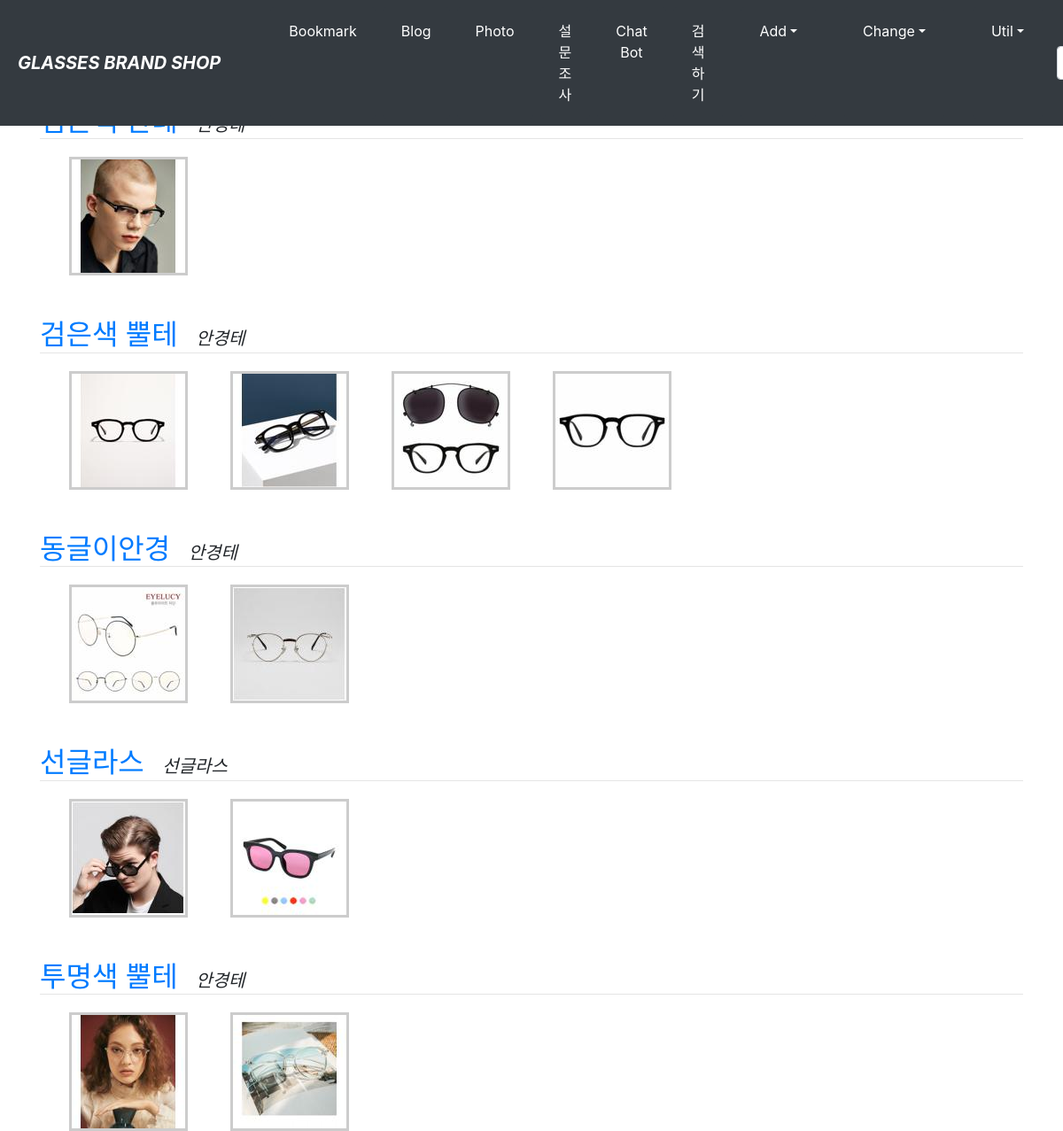
The app's page /photo/ with its own data.
### photo/models.py (models this page shows, shortened)
class Album(models.Model):
    name = models.CharField('NAME', max_length=30)
    description = models.CharField('One Line Description', max_length=100, blank=True)
    owner = models.ForeignKey('auth.User', on_delete=models.CASCADE, verbose_name='OWNER', blank=True, null=True)
    class Meta:
        ordering = ('name',)

class Photo(models.Model):
    album = models.ForeignKey(Album, on_delete=models.CASCADE)
    title = models.CharField('TITLE', max_length=30)
    description = models.TextField('Photo Description', blank=True)
    image = ThumbnailImageField('IMAGE', upload_to='photo/%Y/%m')
    upload_dt = models.DateTimeField('UPLOAD DATE', auto_now_add=True)
    owner = models.ForeignKey('auth.User', on_delete=models.CASCADE, verbose_name='OWNER', blank=True, null=True)
    class Meta:
        ordering = ('title',)
    def get_absolute_url(self):
        return reverse('photo:photo_detail', args=(self.id,))

### photo/views.py (the view)
# urls.py: path('', views.AlbumLV.as_view(), name='index'),
class AlbumLV(ListView):
    model = Album

### photo/fields.py (called while the page is built)
    def _add_thumb(self, s):
        parts = s.split('.')
        parts.insert(-1, 'thumb')
        if parts[-1].lower() not in ('jpeg', 'jpg'):
            parts[-1] = 'jpg'
        return '.'.join(parts)

    @property
    def thumb_url(self):
        return self._add_thumb(self.url)

### photo/templates/photo/album_list.html (shortened to what this page needs)
{% extends "base.html" %}
{% block content %}
    {% for item in object_list %}
    <div class="mt-5">
        <a class="h2" href="{% url 'photo:album_detail' item.id %}">
            {{ item.name }}</a>&emsp;
        <span class="font-italic h5">{{ item.description }}</span>
    </div>
    <hr style="margin: 0 0 20px 0;">
    <div class="row">
        {% for photo in item.photo_set.all|slice:":5" %}
        <div class="ml-5">
            <div class="thumbnail">
                <a href="{{ photo.get_absolute_url }}">
                    <img src="{{ photo.image.thumb_url }}" style="width: 100%;">
                </a>
            </div>
        </div>
        {% endfor %}
    </div>
    {% endfor %}
{% endblock %}

### templates/base.html (shortened to what this page needs)
<!DOCTYPE html>
<html lang="ko">
<head>
    <link rel="stylesheet" href="https://stackpath.bootstrapcdn.com/bootstrap/4.3.1/css/bootstrap.min.css">
</head>
<body style="padding-top: 70px;">
<nav class="navbar navbar-expand-lg navbar-secondary bg-dark fixed-top">
    <a class="navbar-brand mx-1 mb-0 font-weight-bold font-italic text-white" href="{% url 'home' %}">GLASSES BRAND SHOP</a>
    <div class="collapse navbar-collapse" id="navbarSupportedContent">
        <ul class="navbar-nav mx-5 mr-auto">
            <li class="nav-item mx-1 btn bg-dark">
                <a class="nav-link text-white" href="{% url 'bookmark:index' %}">Bookmark</a></li>
            <li class="nav-item mx-1 btn bg-dark">
                <a class="nav-link text-white" href="{% url 'blog:index' %}">Blog</a></li>
            <li class="nav-item mx-1 btn bg-dark">
                <a class="nav-link text-white" href="{% url 'photo:index' %}">Photo</a></li>
            <li class="nav-item mx-1 btn bg-dark">
                <a class="nav-link text-white" href="{% url 'polls:index' %}">설문조사</a></li>
            <li class="nav-item mx-1 btn bg-dark">
                <a class="nav-link text-white" href="{% url 'schedulebot' %}">Chat Bot</a></li>
            <li class="nav-item mx-1 btn bg-dark">
                <a class="nav-link text-white" href="{% url 'core:home' %}">검색하기</a></li>
            <li class="nav-item dropdown mx-3 btn bg-dark">
                <a class="nav-link dropdown-toggle text-white" href="#" data-toggle="dropdown">Add</a>
            </li>
            <li class="nav-item dropdown mx-3 btn bg-dark">
                <a class="nav-link dropdown-toggle text-white" href="#" data-toggle="dropdown">Change</a>
            </li>
            <li class="nav-item dropdown mx-3 btn bg-dark">
                <a class="nav-link dropdown-toggle text-white" href="#" data-toggle="dropdown">Util</a>
            </li>
        </ul>
        <form class="form-inline my-2" action="" method="post"> {% csrf_token %}
            <input class="form-control mr-sm-2" type="search" placeholder="global search" name="search_word">
        </form>
    </div>
</nav>
<div class="container">
    {% block content %}{% endblock %}
</div>
</body>
</html>

### photo/templates/photo/album_list.html (style rules this page uses)
.thumbnail { border: 3px solid #ccc; }

### records on screen
Photo: shows a picture
Album: name "검은색 뿔테", description "안경테"
Photo: shows a picture
Photo: shows a picture
Photo: shows a picture
Photo: shows a picture
Album: name "동글이안경", description "안경테"
Photo: shows a picture
Photo: shows a picture
Album: name "선글라스", description "선글라스"
Photo: shows a picture
Photo: shows a picture
Album: name "투명색 뿔테", description "안경테"
Photo: shows a picture
Photo: shows a picture
